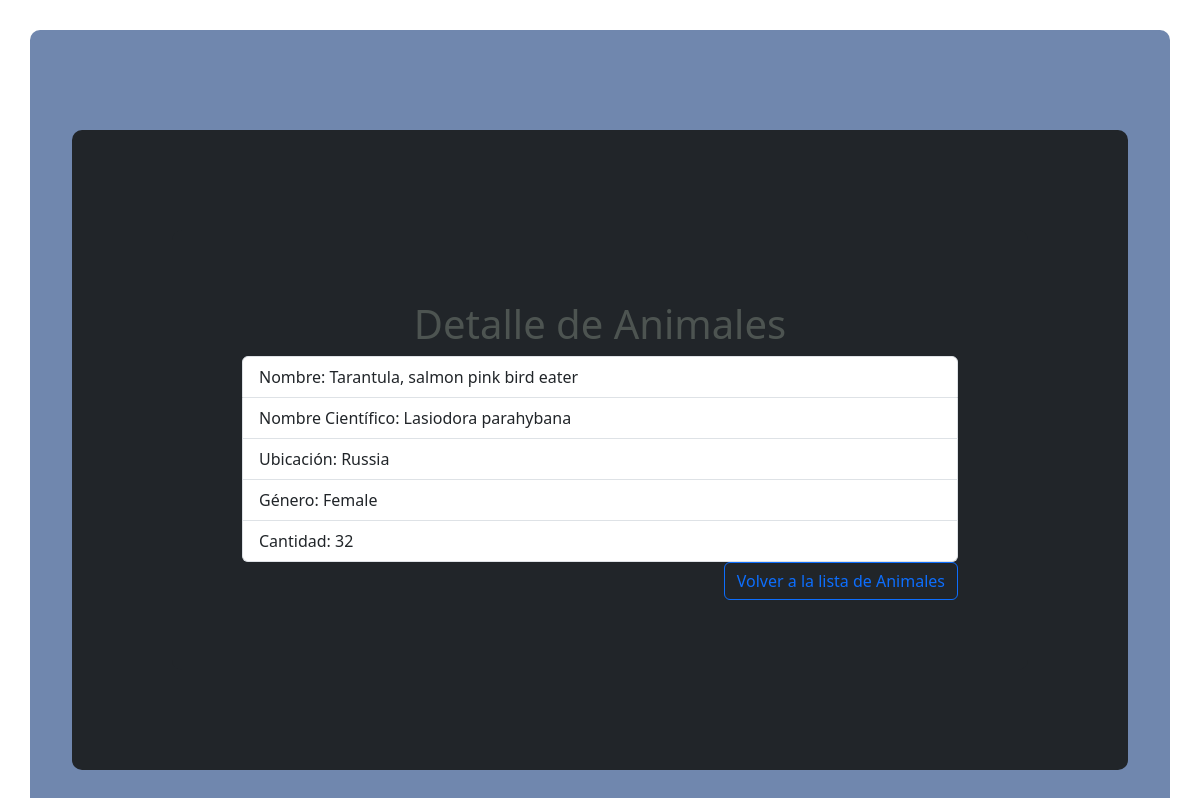
Page /read/7 on the committed database.
### models/models.py (models this page shows, shortened)
class Animal(db.Model):
    __tablename__ = "animals"
    id = db.Column(db.Integer, primary_key=True)
    name = db.Column(db.String(50), nullable=False)
    cientific_name = db.Column(db.String(50), nullable=False)
    location = db.Column(db.String(50), nullable=False)
    gender = db.Column(db.String(50), nullable=False)
    count = db.Column(db.Integer, nullable=False)

### app.py (the view)
@app.route("/read/<animals_id>", methods=["GET", "POST"])
def read(animals_id):
    animals = Animal.query.filter_by(id=animals_id).first()  # Get a single animal
    return render_template('read.html', animal=animals)

### templates/read.html (shortened to what this page needs)
{% extends 'layout.html' %}
{% block main %}
{% if animal %}
<div>
  <div class="micolor">
   <h1 class="text-center">Detalle de Animales</h1>
   <ul class="list-group">
    <li class="list-group-item">Nombre: {{ animal.name }}</li>
    <li class="list-group-item">Nombre Científico: {{ animal.cientific_name }}</li>
    <li class="list-group-item">Ubicación: {{ animal.location }}</li>
    <li class="list-group-item">Género: {{ animal.gender }}</li>
    <li class="list-group-item">Cantidad: {{ animal.count }}</li>
   </ul>
   <div class="d-grid gap-2 d-md-flex justify-content-md-end" >
    <a href="/" type="button" class="btn btn-outline-primary" disabled>Volver a la lista de Animales</a>
</div>
  </div>
</div>
{% else %}
  <p>Animal not found!</p>
{% endif %}
{% endblock %}

### static/style/style.css (style rules this page uses)
.micolor { background-color: #212529; color: #4d5451; padding: 70px; margin: 30px; border-radius: 10px; }

### rows in the picture
Animal: name "Tarantula, salmon pink bird eater", cientific_name "Lasiodora parahybana", location "Russia", gender "Female", count "32"
